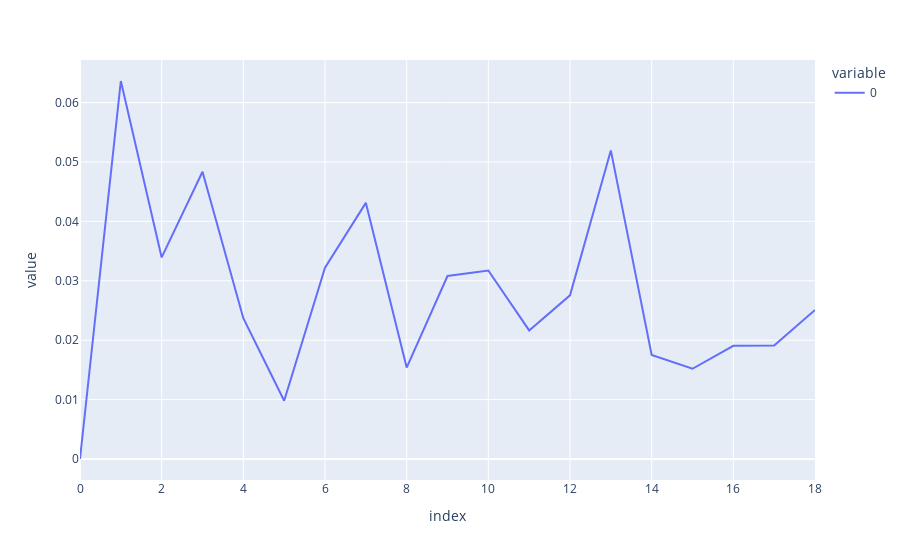

The cell this chart's notebook holds for it:
### Code cell
# Testing - Accuracy
import numpy as np
import plotly.express as px
l2_errors = np.linalg.norm(results[1]['field']['u'] - results[0]['field']['u'], axis=1) / np.linalg.norm(results[0]['field']['u'], axis=1)
print(np.mean(l2_errors))
px.line(l2_errors)

### Figure 1 — Plotly figure (JSON) as saved in the notebook; plotly's stock layout.template omitted (floating-point values rounded to 4 significant figures)
{"data": [{"hovertemplate": "variable=0<br>index=%{x}<br>value=%{y}<extra></extra>", "legendgroup": "0", "line": {"color": "#636efa", "dash": "solid"}, "marker": {"symbol": "circle"}, "mode": "lines", "name": "0", "orientation": "v", "showlegend": true, "type": "scatter", "x": [0, 1, 2, 3, 4, 5, 6, 7, 8, 9, 10, 11, 12, 13, 14, 15, 16, 17, 18], "xaxis": "x", "y": [0, 0.06364, 0.03393, 0.04837, 0.02369, 0.009796, 0.0322, 0.04312, 0.0154, 0.03081, 0.03173, 0.02165, 0.02756, 0.05195, 0.0175, 0.01519, 0.01905, 0.01911, 0.02507], "yaxis": "y"}], "layout": {"legend": {"title": {"text": "variable"}, "tracegroupgap": 0}, "margin": {"t": 60}, "xaxis": {"anchor": "y", "domain": [0, 1], "title": {"text": "index"}}, "yaxis": {"anchor": "x", "domain": [0, 1], "title": {"text": "value"}}}}
